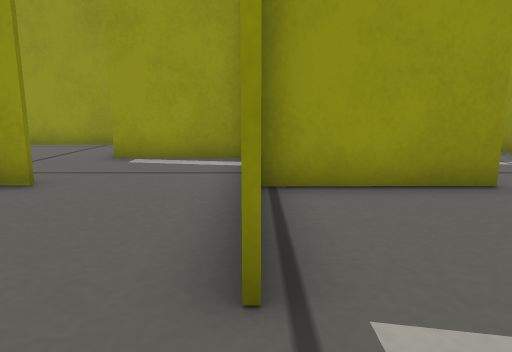
view 1 (above)

20 first-person views from a walk through a world built for the Gazebo simulator. The camera is 0.21 m above the floor, tilts 10° down and sees 70° across. The floor is counted in squares, 0.2 m on a side. Each view is taken from the middle of a square. On the plan, view 1 faces up. The plan holds only what a view shows up to about 14 squares ahead; the rest is blank.

view 2
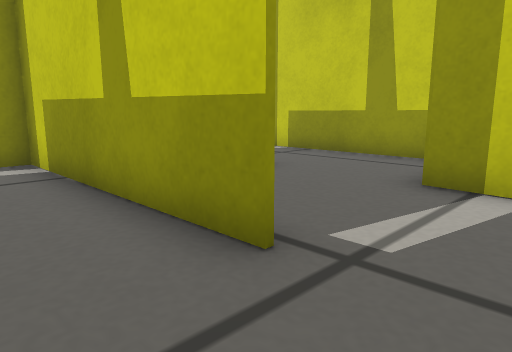

view 3
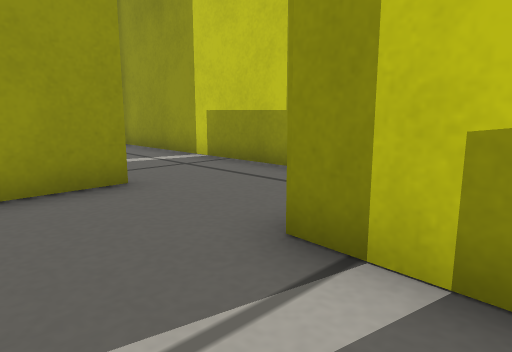

view 4
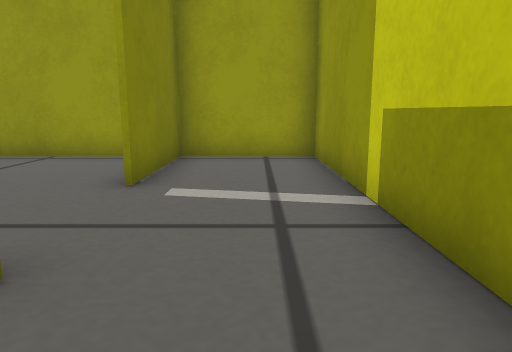

view 5
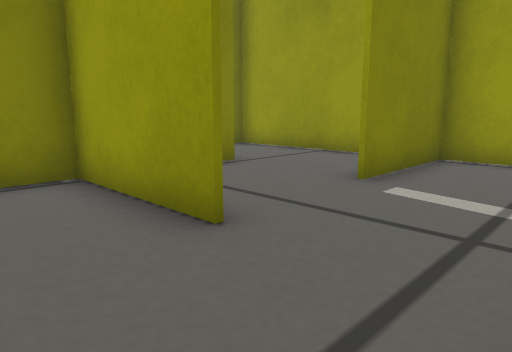

view 6
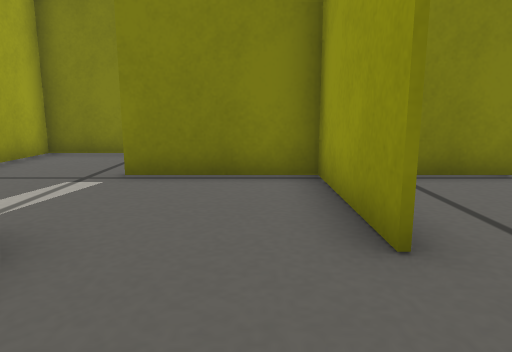

view 7
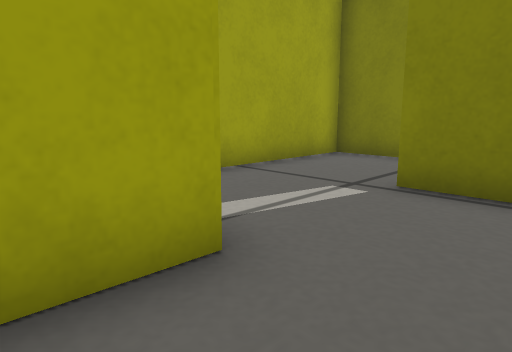

view 8
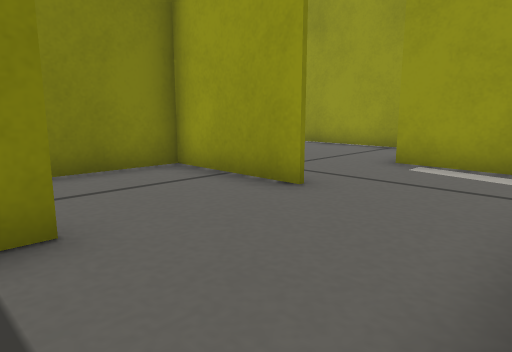

view 9
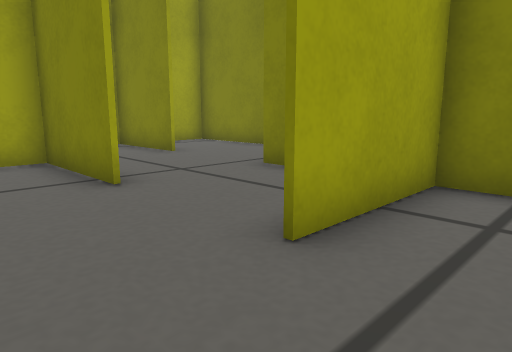

view 10
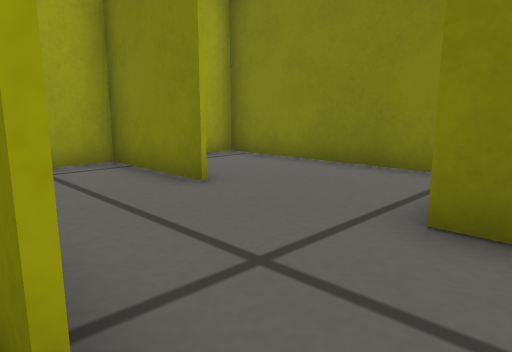

view 11
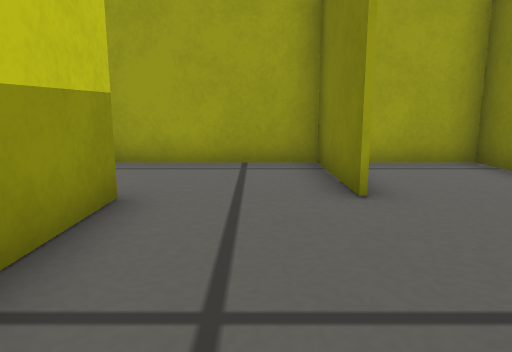

view 12
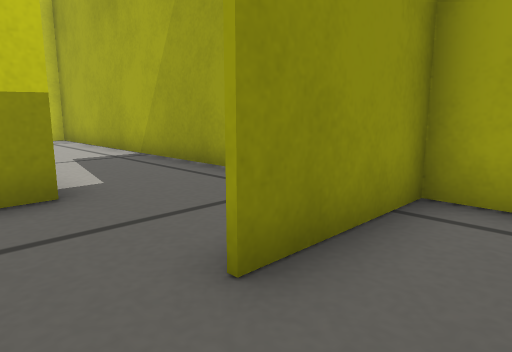

view 13
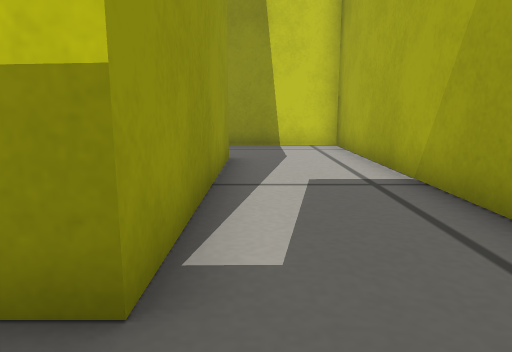

view 14
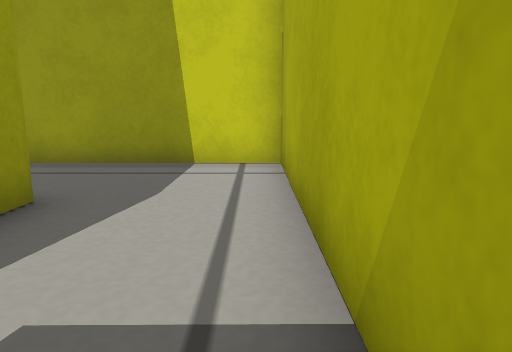

view 15
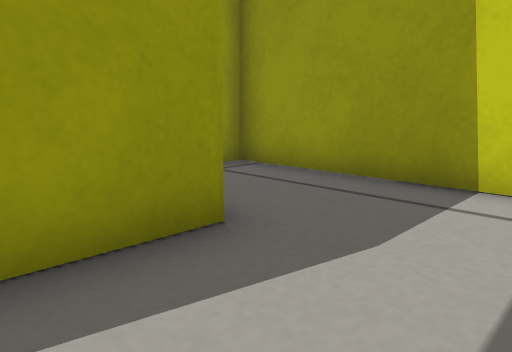

view 16
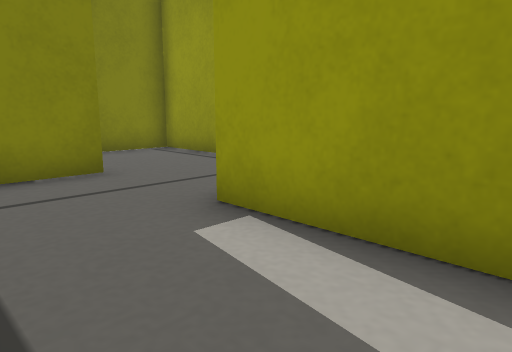

view 17
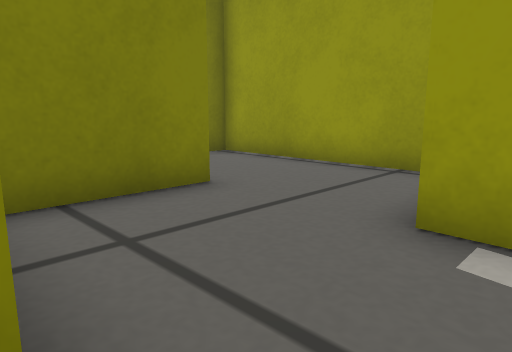

view 18
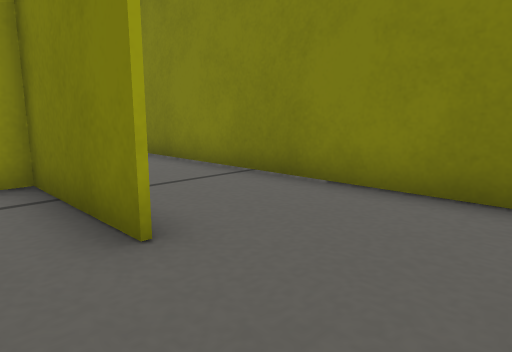

view 19
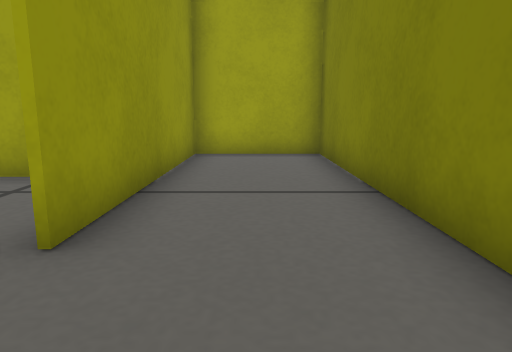

view 20
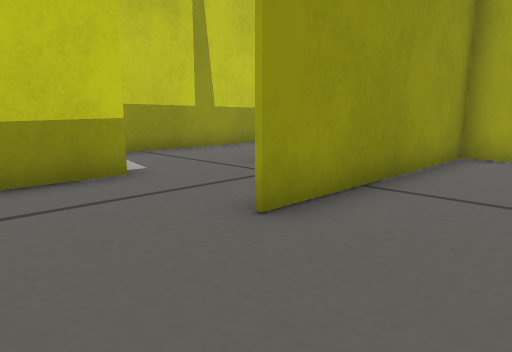

### Floor plan
Points are (right, up) in squares from view 1. A wall is a line through its corners. A room is listed if a view was taken in it or the views show most of it. See-through windows are left out.
Room 1 (views 1, 3, 8)
walls: (3.2, 0.2) (3.3, 1.9); (-0.5, -1.3) (0.8, -1.3)
ways out: opening at (0, 0.5) to room 2; opening at (1.5, 2) to room 11
Room 2 (view 2)
walls: (-3.2, 2) (-3.2, -1.3) (-0.5, -1.3); (-0.1, 1.7) (-0.1, 4.4)
ways out: opening at (0, 0.5) to room 1; opening at (-2.5, 4) to room 5
Room 3 (views 4, 5, 6, 7)
walls: (6.4, 3) (6.4, 5.5); (3.4, 5.1) (2.4, 5.1); (3.3, 1.9) (4.8, 1.9)
ways out: opening at (5, 5) to room 9; opening at (3, 3.5) to room 11
Room 4 (view 9)
walls: (-0.1, 5.4) (-0.1, 8.2) (-3.3, 8.3); (-6.3, 8.5) (-6.3, 5.1); (-6.4, 5.2) (-3.1, 5.2)
ways out: opening at (-4.5, 8) to room 7
Room 5 (views 10, 11, 13, 14, 15, 16, 17)
walls: (3.3, -1.4) (-3.3, -1.3) (-3.3, 0.8); (-0.1, 4.4) (-0.1, 5.4); (-6.4, -1.4) (-6.4, -4.5); (-6, -4.5) (6.4, -4.5) (6.4, 1.8) (5.7, 1.8); (-3.1, 5) (-6.5, 5); (-6.3, 5.1) (-6.4, 1.7)
ways out: opening at (-2.5, 4) to room 2; opening at (-6, 0) to room 6
Room 6 (view 12)
walls: (-7.3, 1.8) (-9.6, 1.8); (-9.6, 1.9) (-9.5, -4.5) (-6, -4.5); (-6.5, -4.5) (-6.5, -1.4)
ways out: opening at (-6, 0) to room 5
Room 7 (view 18)
walls: (-4.4, 11.5) (-5.6, 11.5); (-3.3, 8.3) (-3.3, 10.1)
ways out: opening at (-4.5, 8) to room 4; opening at (-6, 10) to room 8
Room 8 (views 19, 20)
walls: (-5.6, 11.5) (-9.7, 11.5) (-9.6, 1.9); (-9.7, 2) (-6.5, 2) (-6.4, 8.4)
ways out: opening at (-6, 10) to room 7
Room 9 (no view inside)
walls: (6.4, 5.5) (6.4, 11.5) (3, 11.5); (3.2, 11.5) (3.2, 8)
ways out: opening at (5, 5) to room 3; opening at (3, 7) to room 10
Room 10 (no view inside)
walls: (0, 8.4) (0, 6.6); (3, 11.5) (-3.2, 11.5) (-3.2, 11)
ways out: opening at (3, 7) to room 9
Room 11 (no view inside)
walls: (2.4, 5.1) (0, 5) (0, 1.7)
ways out: opening at (1.5, 2) to room 1; opening at (3, 3.5) to room 3

Where each view was taken, in squares from view 1:
view 1: 0 up, 0 right, facing up
view 2: 0 up, 2 left, facing up-right
view 3: 0 up, 1 right, facing up-right
view 4: 3 up, 5 right, facing up
view 5: 3 up, 6 right, facing up-left
view 6: 4 up, 6 right, facing left
view 7: 4 up, 5 right, facing down-left
view 8: 1 up, 0 right, facing up-left
view 9: 7 up, 1 left, facing down-left
view 10: 3 up, 3 left, facing down-left
view 11: 3 up, 5 left, facing down
view 12: 0 up, 8 left, facing down-right
view 13: 2 down, 5 left, facing right
view 14: 4 down, 1 left, facing right
view 15: 4 down, 1 right, facing up-right
view 16: 4 down, 0 right, facing up-left
view 17: 5 up, 2 left, facing up-left
view 18: 11 up, 5 left, facing down-left
view 19: 11 up, 8 left, facing down
view 20: 11 up, 9 left, facing down-right
